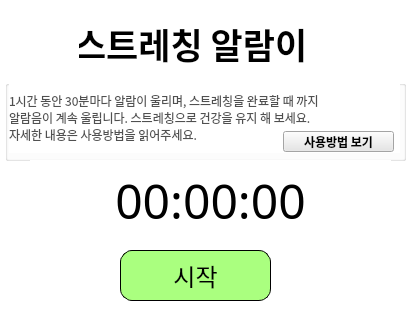
<?xml version="1.0" encoding="UTF-8"?>
<ui version="4.0">
 <class>MainWindow</class>
 <widget class="QMainWindow" name="MainWindow">
  <property name="geometry">
   <rect>
    <x>0</x>
    <y>0</y>
    <width>418</width>
    <height>330</height>
   </rect>
  </property>
  <property name="font">
   <font>
    <weight>50</weight>
    <bold>false</bold>
   </font>
  </property>
  <property name="windowTitle">
   <string>스트레칭알람이</string>
  </property>
  <property name="accessibleDescription">
   <string/>
  </property>
  <property name="styleSheet">
   <string notr="true">background-color: rgb(255, 255, 255);</string>
  </property>
  <widget class="QWidget" name="centralwidget">
   <widget class="QLabel" name="label">
    <property name="geometry">
     <rect>
      <x>74</x>
      <y>13</y>
      <width>331</width>
      <height>61</height>
     </rect>
    </property>
    <property name="font">
     <font>
      <family>한국기계연구원_Light</family>
      <pointsize>26</pointsize>
      <weight>75</weight>
      <bold>true</bold>
     </font>
    </property>
    <property name="styleSheet">
     <string notr="true">color: rgb(0, 0, 0);</string>
    </property>
    <property name="text">
     <string>스트레칭 알람이</string>
    </property>
   </widget>
   <widget class="QLabel" name="label_2">
    <property name="geometry">
     <rect>
      <x>-2</x>
      <y>-3</y>
      <width>81</width>
      <height>81</height>
     </rect>
    </property>
    <property name="font">
     <font>
      <weight>50</weight>
      <bold>false</bold>
     </font>
    </property>
    <property name="text">
     <string/>
    </property>
    <property name="pixmap">
     <pixmap>timer_icon_153935.png</pixmap>
    </property>
    <property name="scaledContents">
     <bool>true</bool>
    </property>
   </widget>
   <widget class="QStackedWidget" name="stackedWidget">
    <property name="geometry">
     <rect>
      <x>110</x>
      <y>240</y>
      <width>191</width>
      <height>61</height>
     </rect>
    </property>
    <property name="currentIndex">
     <number>0</number>
    </property>
    <widget class="QWidget" name="page">
     <widget class="QPushButton" name="btn_start">
      <property name="geometry">
       <rect>
        <x>10</x>
        <y>10</y>
        <width>151</width>
        <height>51</height>
       </rect>
      </property>
      <property name="font">
       <font>
        <family>한국기계연구원_Light</family>
        <pointsize>18</pointsize>
        <weight>50</weight>
        <bold>false</bold>
       </font>
      </property>
      <property name="cursor">
       <cursorShape>PointingHandCursor</cursorShape>
      </property>
      <property name="autoFillBackground">
       <bool>false</bool>
      </property>
      <property name="styleSheet">
       <string notr="true">QPushButton
{
border: 1px solid black;
border-radius: 12px;
background-color: rgb(170, 255, 127);
}</string>
      </property>
      <property name="text">
       <string>시작</string>
      </property>
      <property name="icon">
       <iconset>
        <normaloff>play_icon_134504.png</normaloff>play_icon_134504.png</iconset>
      </property>
      <property name="iconSize">
       <size>
        <width>36</width>
        <height>36</height>
       </size>
      </property>
      <property name="autoRepeatDelay">
       <number>298</number>
      </property>
     </widget>
    </widget>
    <widget class="QWidget" name="page_2">
     <widget class="QPushButton" name="btn_reset">
      <property name="geometry">
       <rect>
        <x>10</x>
        <y>10</y>
        <width>151</width>
        <height>51</height>
       </rect>
      </property>
      <property name="font">
       <font>
        <family>한국기계연구원_Light</family>
        <pointsize>18</pointsize>
        <weight>50</weight>
        <bold>false</bold>
       </font>
      </property>
      <property name="cursor">
       <cursorShape>PointingHandCursor</cursorShape>
      </property>
      <property name="toolTipDuration">
       <number>-2</number>
      </property>
      <property name="autoFillBackground">
       <bool>false</bool>
      </property>
      <property name="styleSheet">
       <string notr="true">
QPushButton
{
border: 1px solid black;
border-radius: 12px;
background-color: rgb(170, 255, 127);
}</string>
      </property>
      <property name="text">
       <string>초기화</string>
      </property>
      <property name="icon">
       <iconset>
        <normaloff>stop.png</normaloff>stop.png</iconset>
      </property>
      <property name="iconSize">
       <size>
        <width>40</width>
        <height>40</height>
       </size>
      </property>
      <property name="autoRepeatDelay">
       <number>298</number>
      </property>
     </widget>
    </widget>
   </widget>
   <widget class="QGroupBox" name="groupBox">
    <property name="geometry">
     <rect>
      <x>5</x>
      <y>80</y>
      <width>401</width>
      <height>81</height>
     </rect>
    </property>
    <property name="styleSheet">
     <string notr="true">background-color: rgb(255, 255, 255);</string>
    </property>
    <property name="title">
     <string/>
    </property>
    <widget class="QLabel" name="label_3">
     <property name="geometry">
      <rect>
       <x>4</x>
       <y>2</y>
       <width>391</width>
       <height>71</height>
      </rect>
     </property>
     <property name="font">
      <font>
       <family>한컴 말랑말랑 Regular</family>
       <pointsize>9</pointsize>
       <weight>50</weight>
       <bold>false</bold>
      </font>
     </property>
     <property name="styleSheet">
      <string notr="true">
color: rgb(80, 80, 80);</string>
     </property>
     <property name="text">
      <string>1시간 동안 30분마다 알람이 울리며, 스트레칭을 완료할 때 까지
알람음이 계속 울립니다. 스트레칭으로 건강을 유지 해 보세요.
자세한 내용은 사용방법을 읽어주세요.</string>
     </property>
    </widget>
    <widget class="QPushButton" name="btn_menual">
     <property name="geometry">
      <rect>
       <x>278</x>
       <y>51</y>
       <width>111</width>
       <height>21</height>
      </rect>
     </property>
     <property name="font">
      <font>
       <family>한국기계연구원_Light</family>
       <pointsize>9</pointsize>
       <weight>75</weight>
       <bold>true</bold>
      </font>
     </property>
     <property name="cursor">
      <cursorShape>PointingHandCursor</cursorShape>
     </property>
     <property name="styleSheet">
      <string notr="true">background-color: rgb(170, 255, 127,150);
background-color: rgb(230, 230, 230);</string>
     </property>
     <property name="text">
      <string>사용방법 보기</string>
     </property>
    </widget>
   </widget>
   <widget class="QLabel" name="timerLabel">
    <property name="geometry">
     <rect>
      <x>30</x>
      <y>160</y>
      <width>361</width>
      <height>81</height>
     </rect>
    </property>
    <property name="font">
     <font>
      <family>한국기계연구원_Light</family>
      <pointsize>36</pointsize>
      <weight>50</weight>
      <bold>false</bold>
     </font>
    </property>
    <property name="styleSheet">
     <string notr="true">color: rgb(0, 0, 0);</string>
    </property>
    <property name="text">
     <string>00:00:00</string>
    </property>
    <property name="alignment">
     <set>Qt::AlignCenter</set>
    </property>
   </widget>
  </widget>
  <widget class="QStatusBar" name="statusbar"/>
 </widget>
 <resources/>
 <connections/>
</ui>
